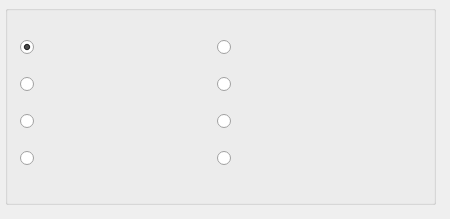
          <widget class="QWidget" name="test1">
           <attribute name="title">
            <string>Page</string>
           </attribute>
           <widget class="QWidget" name="verticalLayoutWidget_24">
            <property name="geometry">
             <rect>
              <x>0</x>
              <y>0</y>
              <width>441</width>
              <height>210</height>
             </rect>
            </property>
            <layout class="QVBoxLayout" name="strategy_shoot_layout_3" stretch="0">
             <property name="spacing">
              <number>2</number>
             </property>
             <property name="margin">
              <number>5</number>
             </property>
             <item>
              <widget class="QGroupBox" name="strategy_shoot_box_3">
               <property name="minimumSize">
                <size>
                 <width>0</width>
                 <height>200</height>
                </size>
               </property>
               <property name="maximumSize">
                <size>
                 <width>16777215</width>
                 <height>290</height>
                </size>
               </property>
               <property name="title">
                <string/>
               </property>
               <widget class="QWidget" name="verticalLayoutWidget_25">
                <property name="geometry">
                 <rect>
                  <x>10</x>
                  <y>10</y>
                  <width>401</width>
                  <height>176</height>
                 </rect>
                </property>
                <layout class="QGridLayout" name="strategy_selection_layout_7">
                 <property name="sizeConstraint">
                  <enum>QLayout::SetDefaultConstraint</enum>
                 </property>
                 <property name="margin">
                  <number>5</number>
                 </property>
                 <property name="spacing">
                  <number>2</number>
                 </property>
                 <item row="0" column="0">
                  <widget class="QRadioButton" name="shoot_button">
                   <property name="text">
                    <string/>
                   </property>
                   <property name="checked">
                    <bool>true</bool>
                   </property>
                  </widget>
                 </item>
                 <item row="3" column="0">
                  <widget class="QRadioButton" name="clear_button">
                   <property name="text">
                    <string/>
                   </property>
                  </widget>
                 </item>
                 <item row="0" column="1">
                  <widget class="QRadioButton" name="steal_button">
                   <property name="text">
                    <string/>
                   </property>
                  </widget>
                 </item>
                 <item row="4" column="0">
                  <widget class="QRadioButton" name="success_button">
                   <property name="text">
                    <string/>
                   </property>
                  </widget>
                 </item>
                 <item row="4" column="1">
                  <widget class="QRadioButton" name="complete_button">
                   <property name="text">
                    <string/>
                   </property>
                  </widget>
                 </item>
                 <item row="5" column="0">
                  <widget class="QRadioButton" name="dribble_to_position_button">
                   <property name="text">
                    <string/>
                   </property>
                  </widget>
                 </item>
                 <item row="5" column="1">
                  <widget class="QRadioButton" name="stop_button_2">
                   <property name="text">
                    <string/>
                   </property>
                  </widget>
                 </item>
                 <item row="3" column="1">
                  <widget class="QRadioButton" name="charge_ball_button">
                   <property name="text">
                    <string/>
                   </property>
                  </widget>
                 </item>
                </layout>
               </widget>
              </widget>
             </item>
            </layout>
           </widget>
          </widget>
